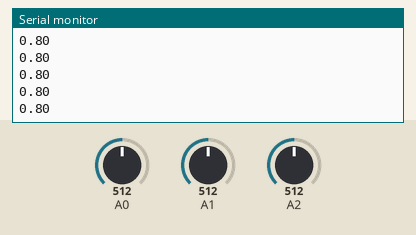
Simulated run of this sketch. Board: Arduino Uno, built with avr-gcc and run on an emulated ATmega328P. Shown: the last lines printed to the serial monitor. The test bench sets the inputs (shaded band); at power-on: A0 = 512, A1 = 512, A2 = 512.

Above: at 1.2 s.
1.3 s: A0 set to 694
At 2.4 s:
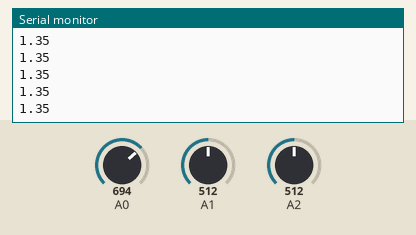
2.8 s: A0 set to 728
At 3.9 s:
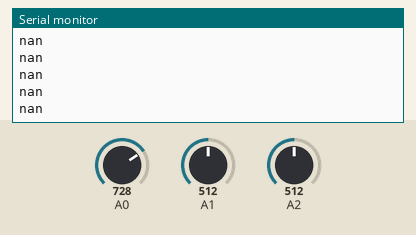

The sketch:

Accelometer_angle_find_1.ino
```cpp
void setup()
{
  Serial.begin(9600);
}

void loop()
{
 int L=712;
 double x;
 double y;
 double z;
 float angle;

 x= analogRead(0);
 y= analogRead(1);
 z= analogRead(2);

 angle=asin(x/L);
 Serial.println(angle);

}
```

Measured:
- the behaviour switches between 712 and 713 on A0 (found by bisection; images 1 and 2)
- after the input at 1.3 s, the serial monitor: prints a new line after 0.07 s (image 1)
- after the input at 2.8 s, the serial monitor: prints a new line after 0.07 s (image 2)
